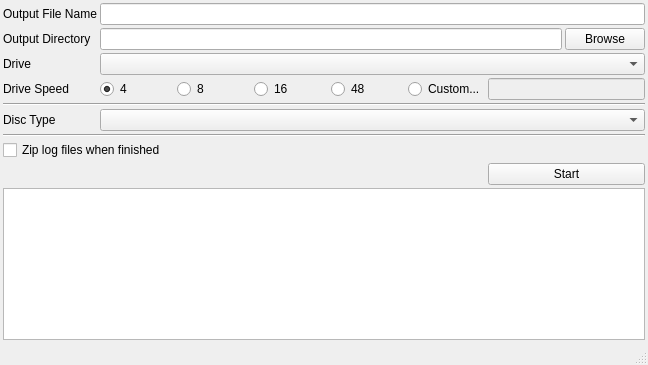
<?xml version="1.0" encoding="UTF-8"?>
<ui version="4.0">
 <class>MainWindow</class>
 <widget class="QMainWindow" name="MainWindow">
  <property name="geometry">
   <rect>
    <x>0</x>
    <y>0</y>
    <width>648</width>
    <height>365</height>
   </rect>
  </property>
  <property name="windowTitle">
   <string>DiscImageCreator GUI</string>
  </property>
  <widget class="QWidget" name="centralWidget">
   <layout class="QGridLayout" name="gridLayout">
    <item row="3" column="2" colspan="7">
     <widget class="QComboBox" name="cb_driveLetter">
      <property name="toolTip">
       <string>Select an optical drive to read from.</string>
      </property>
     </widget>
    </item>
    <item row="8" column="1" colspan="8">
     <widget class="QCheckBox" name="zipFiles">
      <property name="toolTip">
       <string>Zip all the files relevant for logging the dump's properties.</string>
      </property>
      <property name="text">
       <string>Zip log files when finished</string>
      </property>
     </widget>
    </item>
    <item row="5" column="1" colspan="8">
     <widget class="Line" name="line_upper">
      <property name="orientation">
       <enum>Qt::Horizontal</enum>
      </property>
     </widget>
    </item>
    <item row="11" column="1">
     <spacer name="verticalSpacer">
      <property name="orientation">
       <enum>Qt::Vertical</enum>
      </property>
      <property name="sizeHint" stdset="0">
       <size>
        <width>20</width>
        <height>40</height>
       </size>
      </property>
     </spacer>
    </item>
    <item row="0" column="1" alignment="Qt::AlignLeft">
     <widget class="QLabel" name="label_fileName">
      <property name="text">
       <string>Output File Name</string>
      </property>
     </widget>
    </item>
    <item row="6" column="1">
     <widget class="QLabel" name="label_discType">
      <property name="text">
       <string>Disc Type</string>
      </property>
     </widget>
    </item>
    <item row="1" column="1">
     <widget class="QLabel" name="label_dir">
      <property name="text">
       <string>Output Directory</string>
      </property>
     </widget>
    </item>
    <item row="4" column="4">
     <widget class="QRadioButton" name="rb_speed16">
      <property name="toolTip">
       <string>Read disc at 16 times speed.</string>
      </property>
      <property name="text">
       <string>16</string>
      </property>
     </widget>
    </item>
    <item row="4" column="2">
     <widget class="QRadioButton" name="rb_speed4">
      <property name="toolTip">
       <string>Read disc at 4 times speed.</string>
      </property>
      <property name="text">
       <string>4</string>
      </property>
      <property name="checked">
       <bool>true</bool>
      </property>
     </widget>
    </item>
    <item row="1" column="2" colspan="6">
     <widget class="QLineEdit" name="le_dir">
      <property name="toolTip">
       <string>The disc image will be stored in this directory.</string>
      </property>
      <property name="clearButtonEnabled">
       <bool>true</bool>
      </property>
     </widget>
    </item>
    <item row="10" column="1" colspan="8">
     <widget class="QPlainTextEdit" name="pt_console">
      <property name="font">
       <font>
        <family>Consolas</family>
       </font>
      </property>
      <property name="undoRedoEnabled">
       <bool>false</bool>
      </property>
      <property name="readOnly">
       <bool>true</bool>
      </property>
     </widget>
    </item>
    <item row="9" column="7" colspan="2">
     <widget class="QPushButton" name="pb_start">
      <property name="toolTip">
       <string>Start</string>
      </property>
      <property name="text">
       <string>Start</string>
      </property>
     </widget>
    </item>
    <item row="3" column="1">
     <widget class="QLabel" name="label_drive">
      <property name="text">
       <string>Drive</string>
      </property>
     </widget>
    </item>
    <item row="1" column="8">
     <widget class="QPushButton" name="pb_browseDir">
      <property name="toolTip">
       <string>Browse</string>
      </property>
      <property name="text">
       <string>Browse</string>
      </property>
     </widget>
    </item>
    <item row="6" column="2" colspan="7">
     <widget class="QComboBox" name="cb_discType">
      <property name="toolTip">
       <string>What type of disc will be imaged?</string>
      </property>
      <property name="insertPolicy">
       <enum>QComboBox::InsertAlphabetically</enum>
      </property>
     </widget>
    </item>
    <item row="4" column="1">
     <widget class="QLabel" name="label_driveSpeed">
      <property name="text">
       <string>Drive Speed</string>
      </property>
     </widget>
    </item>
    <item row="7" column="1" colspan="8">
     <widget class="Line" name="line_lower">
      <property name="orientation">
       <enum>Qt::Horizontal</enum>
      </property>
     </widget>
    </item>
    <item row="4" column="3">
     <widget class="QRadioButton" name="rb_speed8">
      <property name="toolTip">
       <string>Read disc at 8 times speed.</string>
      </property>
      <property name="text">
       <string>8</string>
      </property>
     </widget>
    </item>
    <item row="4" column="5">
     <widget class="QRadioButton" name="rb_speed48">
      <property name="toolTip">
       <string>Read disc at 48 times speed.</string>
      </property>
      <property name="text">
       <string>48</string>
      </property>
     </widget>
    </item>
    <item row="0" column="2" colspan="7">
     <widget class="QLineEdit" name="le_fileName">
      <property name="toolTip">
       <string>Give the image read from the disc a name.</string>
      </property>
     </widget>
    </item>
    <item row="4" column="6">
     <widget class="QRadioButton" name="rb_custom">
      <property name="toolTip">
       <string>Read disc at a custom speed.</string>
      </property>
      <property name="text">
       <string>Custom...</string>
      </property>
     </widget>
    </item>
    <item row="4" column="7" colspan="2">
     <widget class="QLineEdit" name="le_customDriveSpeed">
      <property name="enabled">
       <bool>false</bool>
      </property>
      <property name="toolTip">
       <string>Enter a custom disc read speed.</string>
      </property>
      <property name="inputMethodHints">
       <set>Qt::ImhDigitsOnly</set>
      </property>
      <property name="text">
       <string/>
      </property>
      <property name="maxLength">
       <number>2</number>
      </property>
      <property name="clearButtonEnabled">
       <bool>true</bool>
      </property>
     </widget>
    </item>
   </layout>
  </widget>
  <widget class="QStatusBar" name="statusBar"/>
 </widget>
 <layoutdefault spacing="3" margin="3"/>
 <resources/>
 <connections/>
</ui>
